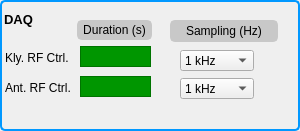
  <widget class="QGroupBox" name="groupBox_3" >
   <property name="geometry" >
    <rect>
     <x>775</x>
     <y>640</y>
     <width>300</width>
     <height>131</height>
    </rect>
   </property>
   <property name="styleSheet" >
    <string>QGroupBox {
 background-color: qlineargradient(x1: 0, y1: 0, x2: 0, y2: 1,
                                   stop: 0 #E0E0E0, stop: 1 #FFFFFF);
 border: 2px solid rgb(0,152, 255); 
 border-radius: 5px;
 margin-top: 1ex; 
}</string>
   </property>
   <property name="title" >
    <string/>
   </property>
   <widget class="QLabel" name="label_42" >
    <property name="geometry" >
     <rect>
      <x>5</x>
      <y>80</y>
      <width>70</width>
      <height>16</height>
     </rect>
    </property>
    <property name="font" >
     <font/>
    </property>
    <property name="text" >
     <string>Ant. RF Ctrl.</string>
    </property>
   </widget>
   <widget class="QLabel" name="label_16" >
    <property name="geometry" >
     <rect>
      <x>5</x>
      <y>50</y>
      <width>70</width>
      <height>16</height>
     </rect>
    </property>
    <property name="font" >
     <font/>
    </property>
    <property name="text" >
     <string>Kly. RF Ctrl.</string>
    </property>
   </widget>
   <widget class="CALabel" name="caLabel_20" >
    <property name="geometry" >
     <rect>
      <x>80</x>
      <y>46</y>
      <width>71</width>
      <height>21</height>
     </rect>
    </property>
    <property name="font" >
     <font/>
    </property>
    <property name="styleSheet" >
     <string>QWidget { background-color: #009600; }</string>
    </property>
    <property name="frameShape" >
     <enum>QFrame::StyledPanel</enum>
    </property>
    <property name="alignment" >
     <set>Qt::AlignCenter</set>
    </property>
    <property name="pvname" >
     <string>LH1_RFK_DAQDURA_RTN</string>
    </property>
    <property name="dmode" stdset="0" >
     <enum>CALabel::Int</enum>
    </property>
    <property name="cmode" stdset="0" >
     <enum>CALabel::Static</enum>
    </property>
   </widget>
   <widget class="QLabel" name="label_45" >
    <property name="geometry" >
     <rect>
      <x>77</x>
      <y>20</y>
      <width>75</width>
      <height>20</height>
     </rect>
    </property>
    <property name="font" >
     <font/>
    </property>
    <property name="styleSheet" >
     <string>QLabel {
 background-color: rgb(200,200,200);
border: 2px solid rgb(200,200,200);

 border-radius: 5px;
}</string>
    </property>
    <property name="text" >
     <string>Duration (s)</string>
    </property>
    <property name="alignment" >
     <set>Qt::AlignCenter</set>
    </property>
   </widget>
   <widget class="CALabel" name="caLabel_91" >
    <property name="geometry" >
     <rect>
      <x>80</x>
      <y>76</y>
      <width>71</width>
      <height>21</height>
     </rect>
    </property>
    <property name="font" >
     <font/>
    </property>
    <property name="styleSheet" >
     <string>QWidget { background-color: #009600; }</string>
    </property>
    <property name="frameShape" >
     <enum>QFrame::StyledPanel</enum>
    </property>
    <property name="alignment" >
     <set>Qt::AlignCenter</set>
    </property>
    <property name="pvname" >
     <string>LH1_RFANT_DAQDURA_RTN</string>
    </property>
    <property name="dmode" stdset="0" >
     <enum>CALabel::Int</enum>
    </property>
    <property name="cmode" stdset="0" >
     <enum>CALabel::Static</enum>
    </property>
   </widget>
   <widget class="QLabel" name="label_44" >
    <property name="geometry" >
     <rect>
      <x>170</x>
      <y>20</y>
      <width>108</width>
      <height>22</height>
     </rect>
    </property>
    <property name="font" >
     <font/>
    </property>
    <property name="styleSheet" >
     <string>QLabel {
 background-color: rgb(200,200,200);
border: 2px solid rgb(200,200,200);

 border-radius: 5px;
}</string>
    </property>
    <property name="text" >
     <string>Sampling (Hz)</string>
    </property>
    <property name="alignment" >
     <set>Qt::AlignCenter</set>
    </property>
   </widget>
   <widget class="CAComboBox" name="caComboBox" >
    <property name="geometry" >
     <rect>
      <x>180</x>
      <y>50</y>
      <width>74</width>
      <height>21</height>
     </rect>
    </property>
    <property name="font" >
     <font/>
    </property>
    <property name="currentIndex" >
     <number>0</number>
    </property>
    <property name="pvname" >
     <string>LH1_RFK_DAQSAMP_CMD</string>
    </property>
    <item>
     <property name="text" >
      <string>1 kHz</string>
     </property>
    </item>
    <item>
     <property name="text" >
      <string>2 kHz</string>
     </property>
    </item>
    <item>
     <property name="text" >
      <string>5 kHz</string>
     </property>
    </item>
   </widget>
   <widget class="CAComboBox" name="caComboBox_2" >
    <property name="geometry" >
     <rect>
      <x>180</x>
      <y>78</y>
      <width>74</width>
      <height>21</height>
     </rect>
    </property>
    <property name="font" >
     <font/>
    </property>
    <property name="currentIndex" >
     <number>0</number>
    </property>
    <property name="pvname" >
     <string>LH1_RFANT_DAQSAMP_CMD</string>
    </property>
    <item>
     <property name="text" >
      <string>1 kHz</string>
     </property>
    </item>
    <item>
     <property name="text" >
      <string>2 kHz</string>
     </property>
    </item>
    <item>
     <property name="text" >
      <string>5 kHz</string>
     </property>
    </item>
   </widget>
   <widget class="QLabel" name="label_15" >
    <property name="geometry" >
     <rect>
      <x>4</x>
      <y>9</y>
      <width>60</width>
      <height>20</height>
     </rect>
    </property>
    <property name="font" >
     <font>
      <pointsize>-1</pointsize>
      <weight>75</weight>
      <bold>true</bold>
     </font>
    </property>
    <property name="styleSheet" >
     <string>font-size:13px;font-weight:bold;</string>
    </property>
    <property name="text" >
     <string>DAQ</string>
    </property>
   </widget>
  </widget>
